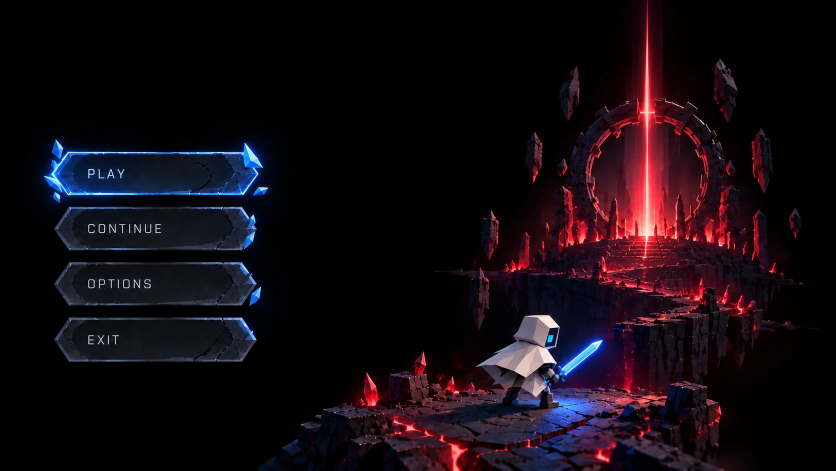
#> input picture docs/art/reference/v0.9.5_main_menu.webp, 1672 x 941 px (shown at 1/2 size)
$ python cut_menu_backdrop.py
#> lines starting #> are read from the running program, lines starting #| are printed output that depends on the picture
"""v0.9.5 MM: cuts the owner's main-menu picture into the menu's backdrop (the owner's art, not generated).

  python -I scripts/art/cut_menu_backdrop.py

- docs/art/reference/v0.9.5_main_menu.webp -> assets/ui/menu/backdrop.png: 1920 x 1080 (Lanczos), everything left of
  x = 40 % black and fading in over the next 10 %, so the picture's own baked buttons never show behind the real ones.
- The logo is the owner's transparent PNG, used as sent: docs/art/reference/v0.9.5_logo.png = assets/ui/menu/logo.png.
Needs Pillow and numpy (requirements-dev.txt does not; a throwaway venv is fine).
"""

from pathlib import Path

import numpy as np
from PIL import Image

ROOT = Path(__file__).resolve().parents[2]
REF = ROOT / "docs" / "art" / "reference"
OUT = ROOT / "assets" / "ui" / "menu"

BLACK_UNTIL = 0.40
FADE_OVER = 0.10


def backdrop() -> None:
    img = Image.open(REF / "v0.9.5_main_menu.webp").convert("RGB")
#> img is the input picture: PIL image 1672x941 RGB; mean R, G, B 19.6, 10.5, 16.9
    img = img.resize((1920, 1080), Image.LANCZOS)
#> img: PIL image 1920x1080 RGB
    a = np.asarray(img).astype(np.float32)
    x = (np.arange(1920, dtype=np.float32) + 0.5) / 1920.0
    t = np.clip((x - BLACK_UNTIL) / FADE_OVER, 0.0, 1.0)
    t = t * t * (3.0 - 2.0 * t)
    a *= t[None, :, None]
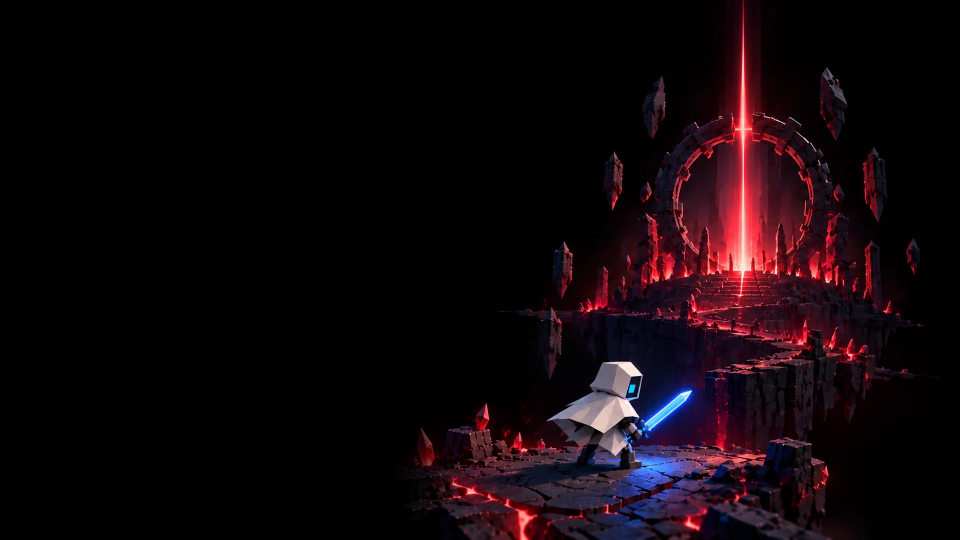
#> a: shape (1080, 1920, 3) float32 (shown at 1/2 size); mean R, G, B 16.8, 6.7, 10.7
    OUT.mkdir(parents=True, exist_ok=True)
    Image.fromarray(np.clip(a + 0.5, 0, 255).astype(np.uint8)).save(OUT / "backdrop.png", optimize=True)


if __name__ == "__main__":
    backdrop()
    print("wrote", OUT / "backdrop.png")
